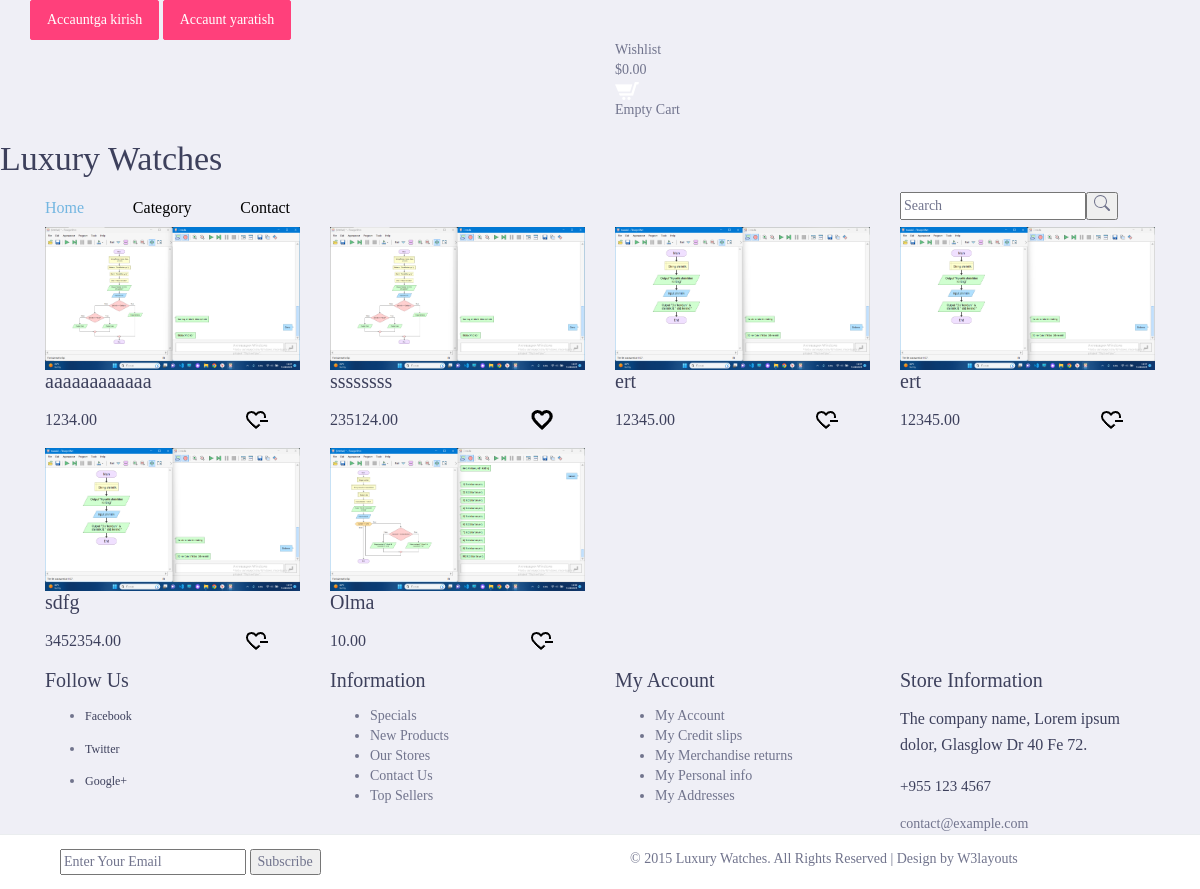
The page / on the database its author committed.
### main/models.py (models this page shows, shortened)
class Product(models.Model):
    name = models.CharField(max_length=255)
    description = models.TextField()
    quantity = models.IntegerField()
    price = models.DecimalField(decimal_places=2, max_digits=10)
    currency = models.SmallIntegerField(
        choices=(
            (1,'Dollar'),
            (2, 'So`m')
            )
    )
    discount_price = models.DecimalField(
        decimal_places=2,
        max_digits=10,
        blank=True,
        null=True
        )
    baner_image = models.ImageField(upload_to='baner/')
    category = models.ForeignKey(Category, on_delete=models.SET_NULL, null=True)

### main/views.py (the view)
# urls.py: path('', views.index, name='index'),
def index(request):
    q = request.GET.get('q')
    if q:
        products = models.Product.objects.filter(Q(name__icontains=q) | Q(description__icontains=q))
    else:
        products = models.Product.objects.filter(quantity__gt=0)
    categorys = models.Category.objects.all()
    category_id = request.GET.get('category_id')
    if category_id:
        products.filter(category_id=category_id)
    wishs = models.WishList.objects.all()
    wish_ids = []
    for obj in wishs:
        product = models.Product.objects.get(id=obj.product.id)
        wish_ids.append(product.id)
    print(wish_ids)
    context = {
        'products':products,
        'categorys':categorys,
        'wish_ids':wish_ids
    }
    return render(request, 'index.html', context)

### main/templates/index.html (shortened to what this page needs)
{% extends 'base.html' %}
{% load static %}
{% block content %}
	<div class="product">
		<div class="container">
			<div class="product-top">
				<div class="product-one">
					{% for product in products %}
					<div class="col-md-3 product-left">
						<div class="product-main simpleCart_shelfItem">
							<a href="{% url 'main:product_detail' product.id %}" class="mask"><img class="img-responsive zoom-img" src="{{product.baner_image.url}}" alt="" /></a>
							<div class="product-bottom">
								<h3>{{product.name}}</h3>
								<h4><a class="item_add" href="#"></a> <span class=" item_price">{{product.price}}</span></h4>
							</div>
							{% if product.id in wish_ids %}
								<div style="margin-left: 200px; margin-top: -40px; position: absolute;">
									<a href="{% url 'main:del_wish' product.id %}"><img class="material-symbols-outlined" src="{% static 'images/heart.png' %}" alt=""></a>
								</div>
							{% else %}
								<div style="margin-left: 200px; margin-top: -40px; position: absolute;">
									<a href="{% url 'main:add_wish' product.id %}"><img class="material-symbols-outlined" src="{% static 'images/heart_minus.png' %}" alt=""></a>
								</div>
							{% endif %}
						</div>
					</div>
					{% endfor %}
					<div class="clearfix"></div>
				</div>
			</div>
		</div>
	</div>
{% endblock %}

### rows shown on the page
Product: baner_image (picture), name "aaaaaaaaaaaa", price "1234.00"
Product: baner_image (picture), name "ssssssss", price "235124.00"
Product: baner_image (picture), name "ert", price "12345.00"
Product: baner_image (picture), name "ert", price "12345.00"
Product: baner_image (picture), name "sdfg", price "3452354.00"
Product: baner_image (picture), name "Olma", price "10.00"
